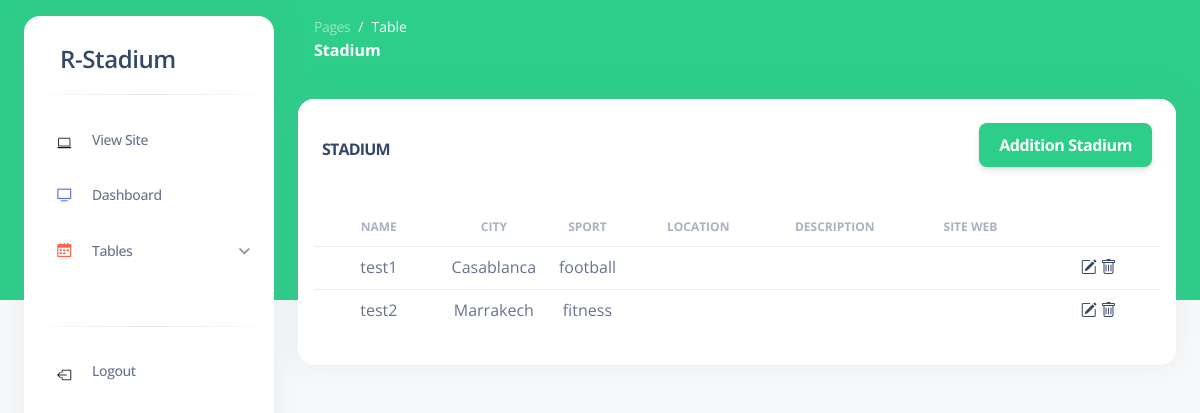
Screenshot of /dashboardStadium (signed in) with the database file from the repository.
### tables this page shows
CREATE TABLE `stadium` (
  `id` int(11) NOT NULL,
  `name` varchar(255) NOT NULL,
  `user` int(255) NOT NULL,
  `sport` int(11) NOT NULL,
  `city` int(11) NOT NULL,
  `location` varchar(456) DEFAULT NULL,
  `description` varchar(255) DEFAULT NULL,
  `site_web` varchar(255) DEFAULT NULL
);

CREATE TABLE `city` (
  `id` int(11) NOT NULL,
  `city` varchar(28) DEFAULT NULL
);

CREATE TABLE `sport` (
  `id` int(11) NOT NULL,
  `sport` varchar(255) NOT NULL
);

### app/libraries/Core.php (called while the page is built, shortened)
<?php
  class Core {
    protected $currentMethod = 'index';
    public function __construct(){
      $url = $this->getUrl();
      if(isset($url[0]) && file_exists('../app/controllers/' . ucwords($url[0]). '.php')){
        unset($url[0]);
      }
      elseif($url===NULL){
        $this->currentController = 'site';
      }
      else{
        $this->currentController = 'Errors';
      }
      $this->currentController = new $this->currentController;
      $this->params = $url ? array_values($url) : [];
      call_user_func_array([$this->currentController, $this->currentMethod], $this->params);
    }
    public function getUrl(){
      if(isset($_GET['url'])){
        $url = rtrim($_GET['url'], '/');
        $url = filter_var($url, FILTER_SANITIZE_URL);
        $url = explode('/', $url);
        return $url;
      }
    }
  }

### public/index.php (called while the page is built, shortened)
<?php
  $init = new Core;

### app/libraries/Database.php (called while the page is built, shortened)
<?php
  class Database {
    private $host = DB_HOST;
    private $user = DB_USER;
    private $pass = DB_PASS;
    private $dbname = DB_NAME;
    private $dbh;
    private $stmt;
    public function __construct(){
      $dsn = 'mysql:host=' . $this->host . ';dbname=' . $this->dbname;
      $options = array(
        PDO::ATTR_PERSISTENT => true,
        PDO::ATTR_ERRMODE => PDO::ERRMODE_EXCEPTION
      );
      try{
        $this->dbh = new PDO($dsn, $this->user, $this->pass, $options);
      } catch(PDOException $e){
        $this->error = $e->getMessage();
        echo $this->error;
      }
    }
    public function query($sql){
      $this->stmt = $this->dbh->prepare($sql);
    }
    public function execute(){
      return $this->stmt->execute();
    }
    public function resultSet(){
      $this->execute();
      return $this->stmt->fetchAll(PDO::FETCH_OBJ);
    }
  }

### app/models/stadium.php (called while the page is built, shortened)
<?php
class Stadium {
    private $db;
    public function __construct()
    {
        $this->db = new Database;
    }
    public function getStadiumUser(){
        $this->db->query('SELECT
            stadium.id as stadium_id,
            stadium.name as stadium_name,
            city.city as stadium_city,
            sport.sport as stadium_sport,
            stadium.location as stadium_location,
            stadium.description as stadium_description,
            stadium.site_web as stadium_site_web
            FROM `stadium` INNER JOIN sport ON stadium.sport=sport.id INNER JOIN city ON stadium.city=city.id WHERE `user`='.$_SESSION['user_id'].'');
        $result = $this->db->resultSet();
        return $result;
    }
}

### app/views/dashboardStadium/index.php (shortened to what this page needs)
<?php require APPROOT . '/views/includes_dashboards/header.php'; ?>
<body class="g-sidenav-show bg-gray-100 overflow-hidden">
  <?php require APPROOT . '/views/includes_dashboards/sidebar.php'; ?>
  <main class="main-content position-relative border-radius-lg ">
    <?php require APPROOT . '/views/includes_dashboards/navbar.php'; ?>
    <div class="container-fluid py-4">
      <div class="row">
        <div class="col-12">
          <div class="card">
            <div class="card-header d-flex justify-content-between align-items-center">
              <h1 class="text-uppercase fs-6">Stadium</h1>
              <button type="button" class="btn btn-success fs-6" data-bs-toggle="modal" data-bs-target="#add">Addition Stadium</button>
            </div>
            <div class="card-body px-3 pt-0 pb-2">
              <div class="table-responsive p-0" style="min-height: 150px; max-height: 480px; overflow-x: hidden;">
                <table class="table align-items-center justify-content-center mb-0 text-center">
                  <thead>
                    <tr>
                      <th class="col-2 text-uppercase text-secondary text-xs font-weight-bolder opacity-7">Name</th>
                      <th class="col-1 text-uppercase text-secondary text-xs font-weight-bolder opacity-7">City</th>
                      <th class="col-1 text-uppercase text-secondary text-xs font-weight-bolder opacity-7">Sport</th>
                      <th class="col-2 text-uppercase text-secondary text-xs font-weight-bolder opacity-7">Location</th>
                      <th class="col-2 text-uppercase text-secondary text-xs font-weight-bolder opacity-7">Description</th>
                      <th class="col-2 text-uppercase text-secondary text-xs font-weight-bolder opacity-7">Site Web</th>
                      <th class="col-2"></th>
                    </tr>
                  </thead>
                  <tbody>
                    <?php foreach ($data['stadiums'] as $stadium) : ?>
                        <tr class="item">
                          <td class="col-1 stadium_name"><?php echo  $stadium->stadium_name ;?></td>
                          <td class="col-1 stadium_city"><?php echo  $stadium->stadium_city ;?></td>
                          <td class="col-1 stadium_sport"><?php echo  $stadium->stadium_sport ;?></td>
                          <td class="col-2 stadium_location"><?php echo  $stadium->stadium_location ;?></td>
                          <td class="col-2 stadium_description"><?php echo  $stadium->stadium_description ;?></td>
                          <td class="col-2 stadium_site_web"><?php echo  $stadium->stadium_site_web ;?></td>
                          <td class="col-2">
                              <a class="btn-edit" type="button" data-bs-toggle="modal" data-bs-target="#editModal"><i class="bi bi-pencil-square text-success"></i></a>
                              <a href="<?php echo URLROOT ;?>/dashboardStadium/delet?id=<?php echo  $stadium->stadium_id ;?>"><i class="bi bi-trash text-success"></i></a>
                          </td>
                        </tr>
                        <?php endforeach ;?>
                  </tbody>
                </table>
              </div>
            </div>
          </div>
        </div>
      </div>
    </div>
  </main>
  <?php require APPROOT . '/views/includes_dashboards/footer.php'; ?>

### app/views/dashboardStadium/index.php (style rules this page uses)
.bi { color: var(--color-green) !important; }

### rows the page displays
stadium: name "test1", city.city "Casablanca", sport.sport "football"
stadium: name "test2", city.city "Marrakech", sport.sport "fitness"
